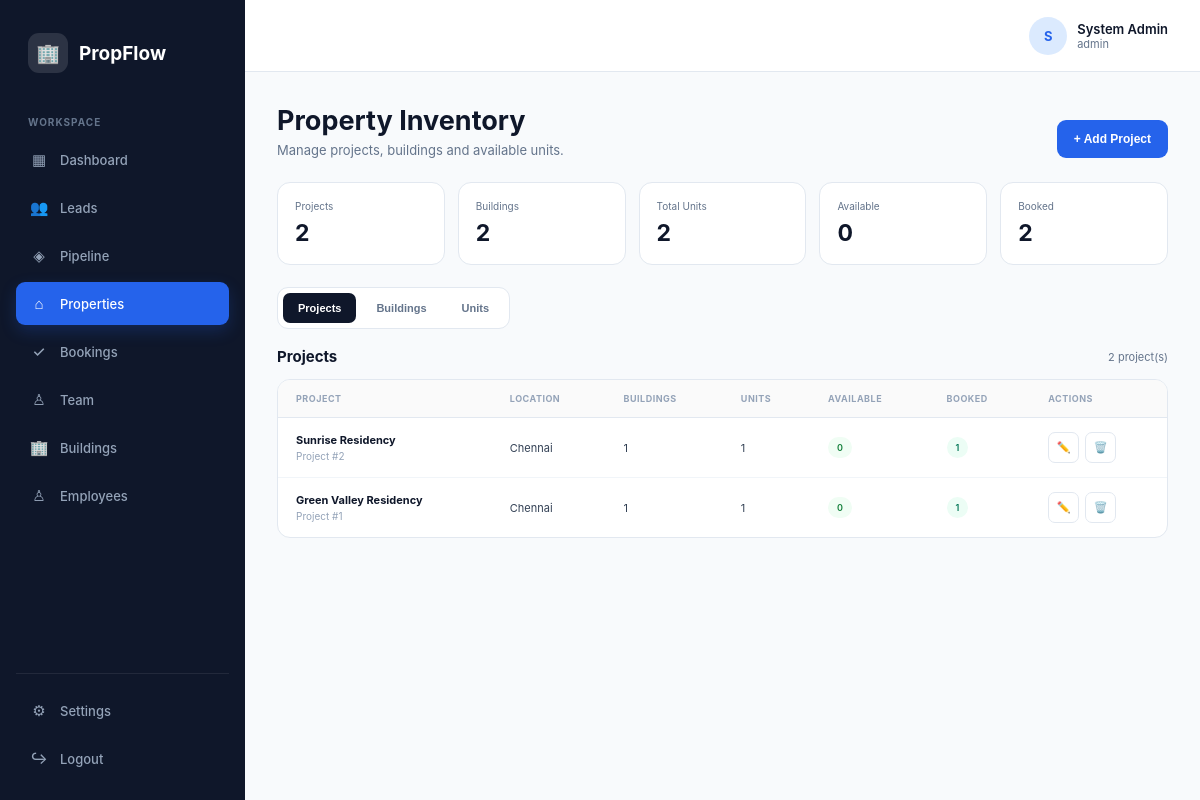
The page /admin/properties.php (signed in) on the database its author committed.
### tables this page shows
CREATE TABLE `projects` (
  `id` int(10) UNSIGNED NOT NULL,
  `name` varchar(150) NOT NULL,
  `location` varchar(255) NOT NULL,
  `description` text DEFAULT NULL,
  `status` enum('active','inactive') NOT NULL DEFAULT 'active',
  `created_at` timestamp NOT NULL DEFAULT current_timestamp(),
  `updated_at` timestamp NOT NULL DEFAULT current_timestamp() ON UPDATE current_timestamp()
);

### includes/auth.php (called while the page is built, shortened)
<?php
function currentUser()
{
    return $_SESSION['user'] ?? null;
}

### admin/properties.php (the view, shortened to what this page needs)
<?php
require_once "../includes/auth.php";
$user = currentUser();
$projectFilter =
    (int)($_GET["project"] ?? 0);
$stmt = $pdo->query(" SELECT
        p.id,
        p.name,
        p.location,
        p.description,
        p.status,
        p.created_at,
        COUNT(DISTINCT b.id) AS building_count,
        COUNT(DISTINCT u.id) AS unit_count,
        SUM(
            CASE
                WHEN u.status = 'available'
                THEN 1
                ELSE 0
            END
        ) AS available_count,
        SUM(
            CASE
                WHEN u.status = 'booked'
                THEN 1
                ELSE 0
            END
        ) AS booked_count
    FROM projects p
    LEFT JOIN buildings b
        ON p.id = b.project_id
    LEFT JOIN units u
        ON b.id = u.building_id
    GROUP BY p.id
    ORDER BY p.created_at DESC
");
$projects = $stmt->fetchAll();
$buildingSql = " SELECT
        b.id,
        b.project_id,
        b.name,
        b.floors,
        b.description,
        b.status,
        p.name AS project_name,
        COUNT(u.id) AS unit_count,
        SUM(
            CASE
                WHEN u.status = 'available'
                THEN 1
                ELSE 0
            END
        ) AS available_count,
        SUM(
            CASE
                WHEN u.status = 'booked'
                THEN 1
                ELSE 0
            END
        ) AS booked_count
    FROM buildings b
    INNER JOIN projects p
        ON b.project_id = p.id
    LEFT JOIN units u
        ON b.id = u.building_id
";
if ($projectFilter > 0) {
    $buildingSql .= "
        WHERE b.project_id = ?
    ";
    $buildingSql .= "
        GROUP BY b.id
        ORDER BY b.name ASC
    ";
    $stmt = $pdo->prepare($buildingSql);
    $stmt->execute([
        $projectFilter
    ]);
} else {
    $buildingSql .= "
        GROUP BY b.id
        ORDER BY p.name ASC, b.name ASC
    ";
    $stmt = $pdo->query($buildingSql);
}
$buildings = $stmt->fetchAll();
$stmt = $pdo->query(" SELECT
        COUNT(*) AS total_units,
        SUM(
            status = 'available'
        ) AS available_units,
        SUM(
            status = 'reserved'
        ) AS reserved_units,
        SUM(
            status = 'booked'
        ) AS booked_units,
        SUM(
            status = 'blocked'
        ) AS blocked_units
    FROM units
");
$unitStats = $stmt->fetch();
?>
<!DOCTYPE html>
<html lang="en">
<head>
</head>
<body>
<aside class="sidebar">
    <div class="brand">
        <div class="brand-icon">
            🏢
        </div>
        <div class="brand-name">
            PropFlow
        </div>
    </div>
    <div class="menu-title">
        Workspace
    </div>
    <nav class="nav">
        <a href="dashboard.php">
            <span class="nav-icon">▦</span>
            <span>Dashboard</span>
        </a>
        <a href="leads.php">
            <span class="nav-icon">👥</span>
            <span>Leads</span>
        </a>
        <a href="pipeline.php">
            <span class="nav-icon">◈</span>
            <span>Pipeline</span>
        </a>
        <a
            href="properties.php"
            class="active"
        >
            <span class="nav-icon">⌂</span>
            <span>Properties</span>
        </a>
        <a href="bookings.php">
            <span class="nav-icon">✓</span>
            <span>Bookings</span>
        </a>
        <a href="team.php">
            <span class="nav-icon">♙</span>
            <span>Team</span>
        </a>
         <a href="buildings.php" >
            <span class="nav-icon">🏢</span>
            <span>Buildings</span>
        </a>
         <a href="employees.php">
            <span class="nav-icon">♙</span>
            <span>Employees</span>
        </a>
    </nav>
    <div class="sidebar-bottom">
        <nav class="nav">
            <a href="settings.php">
                <span class="nav-icon">⚙</span>
                <span>Settings</span>
            </a>
            <a href="../logout.php">
                <span class="nav-icon">↪</span>
                <span>Logout</span>
            </a>
        </nav>
    </div>
</aside>
<main class="main">
<header class="topbar">
    <div class="profile">
        <div class="avatar">
            <?= strtoupper(
                substr(
                    $user["name"],
                    0,
                    1
                )
            ) ?>
        </div>
        <div>
            <div class="profile-name">
                <?= htmlspecialchars(
                    $user["name"]
                ) ?>
            </div>
            <div class="profile-role">
                <?= htmlspecialchars(
                    $user["role"]
                ) ?>
            </div>
        </div>
    </div>
</header>
<section class="content">
<div class="page-header">
    <div class="page-title">
        <h1>
            Property Inventory
        </h1>
        <p>
            Manage projects, buildings and available units.
        </p>
    </div>
    <button
        class="primary-btn"
        onclick="openProjectModal()"
    >
        + Add Project
    </button>
</div>
<div class="stats">
    <div class="stat">
        <div class="stat-label">
            Projects
        </div>
        <div class="stat-value">
            <?= count($projects) ?>
        </div>
    </div>
    <div class="stat">
        <div class="stat-label">
            Buildings
        </div>
        <div class="stat-value">
            <?= count($buildings) ?>
        </div>
    </div>
    <div class="stat">
        <div class="stat-label">
            Total Units
        </div>
        <div class="stat-value">
            <?= (int)($unitStats["total_units"] ?? 0) ?>
        </div>
    </div>
    <div class="stat">
        <div class="stat-label">
            Available
        </div>
        <div class="stat-value">
            <?= (int)($unitStats["available_units"] ?? 0) ?>
        </div>
    </div>
    <div class="stat">
        <div class="stat-label">
            Booked
        </div>
        <div class="stat-value">
            <?= (int)($unitStats["booked_units"] ?? 0) ?>
        </div>
    </div>
</div>
<div class="tabs">
    <button
        class="tab active"
        onclick="showTab('projects', this)"
    >
        Projects
    </button>
    <button
        class="tab"
        onclick="showTab('buildings', this)"
    >
        Buildings
    </button>
    <button
        class="tab"
        onclick="showTab('units', this)"
    >
        Units
    </button>
</div>
<div
    id="projects"
    class="tab-content active"
>
<div class="section-header">
    <h2>
        Projects
    </h2>
    <span>
        <?= count($projects) ?> project(s)
    </span>
</div>
<div class="table-card">
<?php if (empty($projects)): ?>
    <div class="empty">
        <div class="empty-icon">
            🏙️
        </div>
        <div class="empty-title">
            No projects yet
        </div>
        <div class="empty-text">
            Create your first real estate project.
        </div>
    </div>
<?php else: ?>
<div class="table-wrapper">
<table>
<thead>
<tr>
<th>Project</th>
<th>Location</th>
<th>Buildings</th>
<th>Units</th>
<th>Available</th>
<th>Booked</th>
<th>Actions</th>
</tr>
</thead>
<tbody>
<?php foreach ($projects as $project): ?>
<tr>
<td>
    <div class="item-name">
        <?= htmlspecialchars(
            $project["name"]
        ) ?>
    </div>
    <div class="item-sub">
        Project #<?= (int)$project["id"] ?>
    </div>
</td>
<td>
    <?= htmlspecialchars(
        $project["location"]
    ) ?>
</td>
<td>
    <?= (int)$project["building_count"] ?>
</td>
<td>
    <?= (int)$project["unit_count"] ?>
</td>
<td>
    <span class="badge available">
        <?= (int)$project["available_count"] ?>
    </span>
</td>
<td>
    <span class="badge booked">
        <?= (int)$project["booked_count"] ?>
    </span>
</td>
<td>
<div class="actions">
<button
    class="icon-btn"
    title="Edit"
    onclick='editProject(
        <?= json_encode(
            $project,
            JSON_HEX_TAG |
            JSON_HEX_APOS |
            JSON_HEX_AMP |
            JSON_HEX_QUOT
        ) ?>
    )'
>
    ✏️
</button>
<form
    method="POST"
    onsubmit="return confirm(
        'Delete this project? All related buildings and units will also be deleted.'
    )"
>
<button
    class="icon-btn delete"
    type="submit"
    title="Delete"
>
    🗑️
</button>
</form>
</div>
</td>
</tr>
<?php endforeach; ?>
</tbody>
</table>
</div>
<?php endif; ?>
</div>
</div>
</section>
</main>
</body>
</html>

### rows shown on the page
projects: name "Sunrise Residency", id "2", location "Chennai", building_count "1", unit_count "1", available_count "0", booked_count "1"
projects: name "Green Valley Residency", id "1", location "Chennai", building_count "1", unit_count "1", available_count "0", booked_count "1"

### other values the page prints
$user["name"] "System Admin"
$user["role"] "admin"
count($projects) "2"
count($buildings) "2"
$unitStats["total_units"] "2"
$unitStats["available_units"] "0"
$unitStats["booked_units"] "2"
